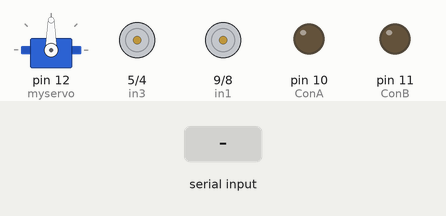
This sketch was run on a simulated Arduino Uno, built with avr-gcc and run on an emulated ATmega328P. On the bench: servo, motor-driver pin pairs drawn as motors (green arrow = first pin HIGH = forward, orange = second pin HIGH = backward, longer = more drive), output pins drawn as LEDs (lit = HIGH). The inputs (shaded band) are chosen by the test bench. What the sketch prints to the serial monitor is not drawn.

Above: at 1.2 s.
1.3 s: "1" received over Serial
At 2.5 s:
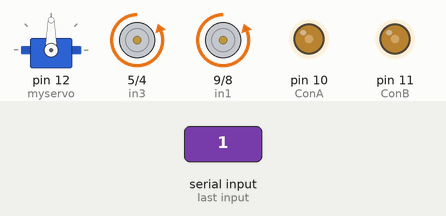
2.8 s: "3" received over Serial
At 3.6 s:
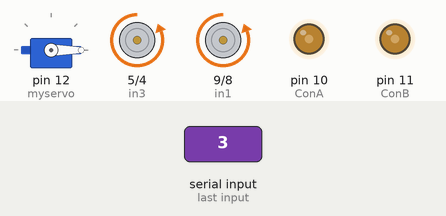
Timing chart, 0 to 5.8 s (numbered marks = the images above; inputs shaded):
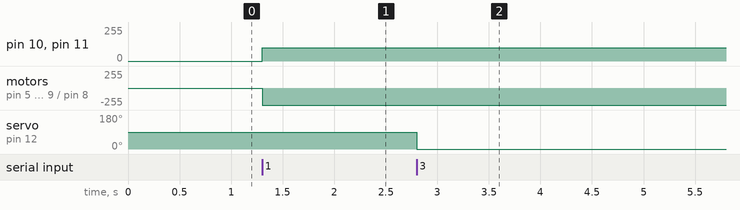

The sketch:

arduino_code.ino
```cpp
#include <TFT.h>
#include <Servo.h>
#include <SoftwareSerial.h>

//SoftwareSerial BTserial(0, 1); // RX, TX

int in1 = 9; //Declaring the pins where in1 in2 from the driver are wired
int in2 = 8; //here they are wired with D9 and D8 from Arduino
int in3 = 5;
int in4 = 4; //Make sure it's connected to a pin that can deliver a PWM signal

int ConA = 10; //And we add the pin to control the speed after we remove its jumper
int ConB = 11;

Servo myservo; //Servo object to control servo.
int val1; //servo left turn adjustment
int val2; //servo right turn adjustment

char c = ' '; //incoming command variable
int speed = 100; //variable for motor speed, which boost() can change

void setup() {
  Serial.begin(9600);
  while (! Serial);
  Serial.println("Enter Values");
  pinMode(in1, OUTPUT); //Declaring the pin modes, obviously they're outputs
  pinMode(in3, OUTPUT);

  pinMode(in4, OUTPUT);
  pinMode(in2, OUTPUT);

  pinMode(ConA, OUTPUT);
  pinMode(ConB, OUTPUT);

  myservo.attach(12); //attaches the servo on pin 12 to the servo object.

}

void forward(){

  digitalWrite(in1, LOW);
  digitalWrite(in3, LOW);

  digitalWrite(in2, HIGH);
  digitalWrite(in4, HIGH);

  analogWrite(ConA,speed);
  analogWrite(ConB,speed);

}


void halt(){

  digitalWrite(in1, LOW);
  digitalWrite(in3, LOW);

  digitalWrite(in2, LOW);
  digitalWrite(in4, LOW);

  analogWrite(ConA,0);
  analogWrite(ConB,0);

}

void reverse(){

  digitalWrite(in1, LOW);
  digitalWrite(in3, LOW);

  digitalWrite(in2, HIGH);
  digitalWrite(in4, HIGH);

  analogWrite(ConA,speed);
  analogWrite(ConB,speed);
}

void forward_left(){

  digitalWrite(in1, LOW);
  digitalWrite(in3, LOW);

  digitalWrite(in2, HIGH);
  digitalWrite(in4, HIGH);

  analogWrite(ConA,speed);
  analogWrite(ConB,speed);

  myservo.write(val1);
  delay(10);

}

void forward_right(){

  digitalWrite(in1, LOW);
  digitalWrite(in3, LOW);

  digitalWrite(in2, HIGH);
  digitalWrite(in4, HIGH);

  analogWrite(ConA,speed);
  analogWrite(ConB,speed);

}

void reverse_left(){

  digitalWrite(in1, LOW);
  digitalWrite(in3, LOW);

  digitalWrite(in2, HIGH);
  digitalWrite(in4, HIGH);

  analogWrite(ConA,speed);
  analogWrite(ConB,speed);

}

void reverse_right(){

  digitalWrite(in1, LOW);
  digitalWrite(in3, LOW);

  digitalWrite(in2, HIGH);
  digitalWrite(in4, HIGH);

  analogWrite(ConA,speed);
  analogWrite(ConB,speed);

}

void left(){

  digitalWrite(in1, LOW);
  digitalWrite(in3, LOW);

  digitalWrite(in2, HIGH);
  digitalWrite(in4, HIGH);

  analogWrite(ConA,speed);
  analogWrite(ConB,speed);

}

void right(){

  digitalWrite(in1, LOW);
  digitalWrite(in3, LOW);

  digitalWrite(in2, HIGH);
  digitalWrite(in4, HIGH);

  analogWrite(ConA,speed);
  analogWrite(ConB,speed);

}

void boost() {
  speed = 200;
}

//*****************************************************************//

void loop() {

  if (Serial.available() > 0)
  {
    char input;
    input = Serial.read();
    Serial.write(Serial.read());
    if(input == '1'){//Forward
      forward();
      delay(10);
    }
    else if(input == '2'){ //backward
      reverse();
      delay(10);
    }
    else if(input == '3'){
      forward_left();
      delay(10);
    }
    else if(input == '4'){
      reverse_left();
      delay(10);
    }
    else if(input == '5'){
      forward_right();
      delay(10);
    }
    else if(input == '6'){
      reverse_right();
      delay(10);
    }
    else if(input == '7'){
      right();
      delay(10);
    }
    else if(input == '8'){
      left();
      delay(10);
    }
    else if(input == '9'){
      boost();
      delay(10);
    }
    else {
      halt();
    }
   }
 }
```

Measured:
- after the input at 1.3 s, pin 10 (ConA), pin 11 (ConB): 0/255 → 100/255 at once; motor on pin 5 (in3) / pin 4 (in4), motor on pin 9 (in1) / pin 8 (in2): stopped → backward 255/255 at once
- after the input at 2.8 s, servo on pin 12 (myservo): 90° → 0° at once
